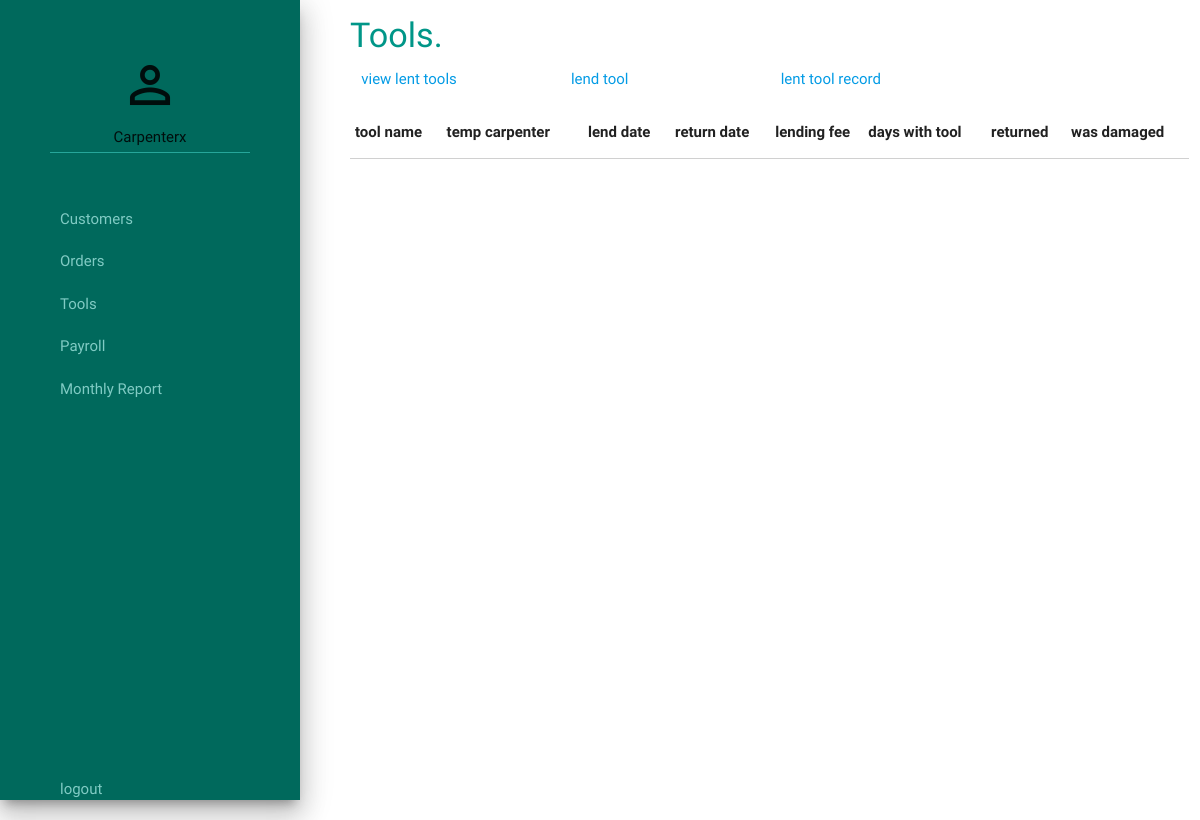
The page /furniture_palace/catalog/fP/lent_tools_record/ (signed in) on the database as committed earlier.
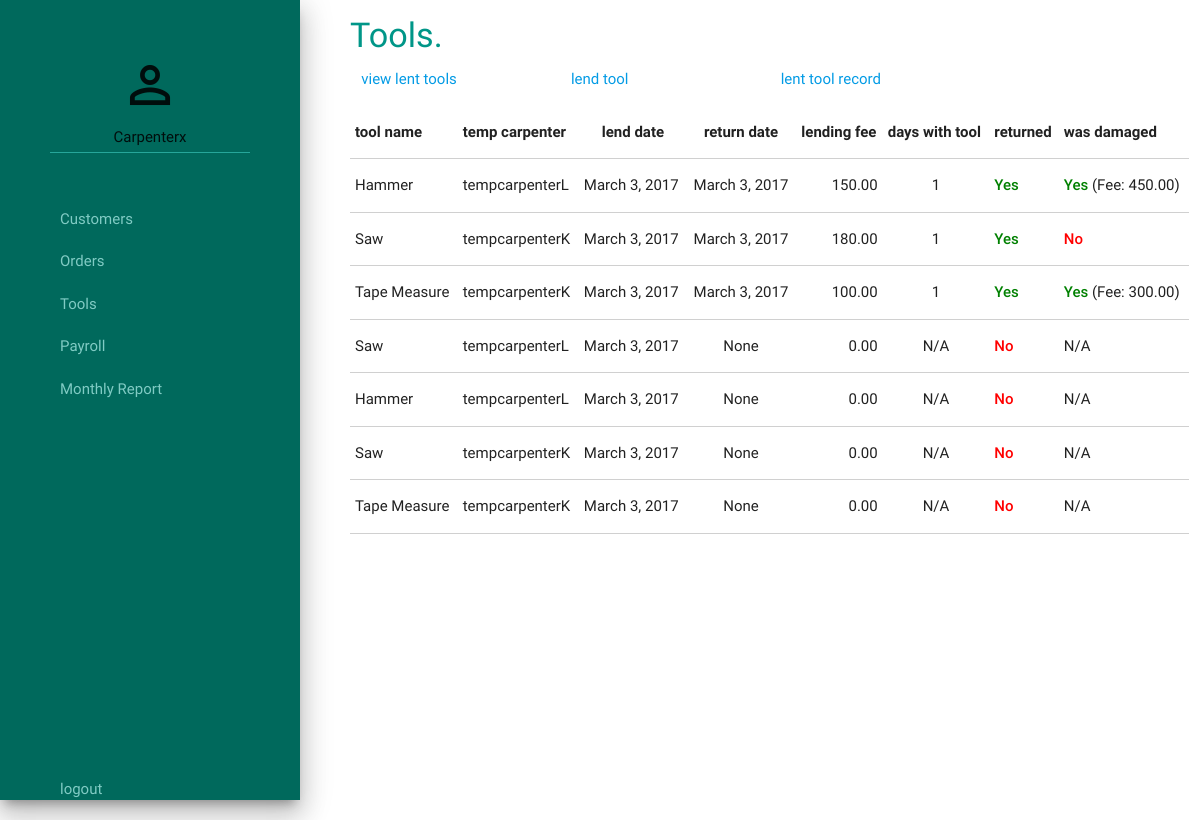
The same page on the database as committed later.
### catalog/models.py (models this page shows, shortened)
class LentTool(models.Model):
    tool = models.ForeignKey(Tool)
    temp_carpenter = models.ForeignKey(TempCarpenter)
    lend_date = models.DateField(auto_now_add=True)
    return_date = models.DateField(null=True)
    days_with_tool = models.IntegerField(null=True)
    lending_fee = models.FloatField(default=0.00)
    returned = models.NullBooleanField()
    was_damaged = models.NullBooleanField()

class Tool(models.Model):
    tool_name = models.CharField(max_length=250)
    lending_rate_per_day = models.FloatField()
    damage_fee = models.FloatField(default=0.00)
    def __str__(self):
        return self.tool_name

### accounts/models.py (models this page shows)
class TempCarpenter(models.Model):
    temp_carpenter_name = models.CharField(max_length=100)
    temp_carpenter_email = models.EmailField(max_length=254)
    def __str__(self):
        return self.temp_carpenter_name

### catalog/views.py (the view)
def show_tools_record(request):
    lent_tools = get_lent_tools_record()
    return render(request, 'catalog/lent_tools_record.html', locals())

### accounts/context_processors.py (called while the page is built)
def username_processor(request):
    username = request.user.username
    return {'username': username}

def furniture_processor(request):
    furniture = Furniture.objects.all()
    return {'furniture': furniture}

### catalog/catalog.py (called while the page is built)
def get_lent_tools_record():
    lent_tools = LentTool.objects.all()
    return lent_tools

### catalog/templates/catalog/lent_tools_record.html
{% extends "./base.html" %}
{% block heading %}
<div class="heading">
    <h4>Tools.</h4>
</div>
{% endblock %}
{% block content%}
<div class="col l12 m12 s12"><p style="color: green">{{ msg }}</p></div>
<table class="highlight bordered responsive">
    <thead>
        <tr>
            <th>tool name</th>
            <th>temp carpenter</th>
            <th style="text-align: center">lend date</th>
            <th style="text-align: center">return date</th>
            <th style="text-align: center">lending fee</th>
            <th>days with tool</th>
            <th>returned</th>
            <th>was damaged</th>
        </tr>
    </thead>
    <tbody>
    {% for lent_tool in lent_tools %}
        <tr>
            <td>{{ lent_tool.tool }}</td>
            <td>{{ lent_tool.temp_carpenter }}</td>
            <td>{{ lent_tool.lend_date }}</td>
            <td style="text-align: center">{{ lent_tool.return_date }}</td>
            <td style="text-align: right">{{ lent_tool.lending_fee|floatformat:2 }}</td>
            <td style="text-align: center">
                {% if lent_tool.days_with_tool is None %}
                    N/A
                {% else %}
                    {{lent_tool.days_with_tool}}
                {% endif %}
            </td>
            <td>
                {% if lent_tool.returned is True %}
                    <strong style="color:green">Yes</strong>
                {% else %}
                    <strong style="color:red">No</strong>
                {% endif %}
            </td>
            <td>
                {% if lent_tool.was_damaged is True %}
                    <strong style="color:green">Yes</strong> (Fee: {{ lent_tool.tool.damage_fee|floatformat:2 }})
                {% elif lent_tool.was_damaged is False %}
                    <strong style="color:red">No</strong>
                {% else %}
                    N/A
                {% endif %}
            </td>
        </tr>
    {% endfor %}
    </tbody>
</table>
{% endblock %}

Rows that differ between the two databases and show on the page:
added LentTool: tool "Hammer", temp_carpenter "tempcarpenterL", lend_date "March 3, 2017", return_date "March 3, 2017", lending_fee "150.00", days_with_tool "1", returned "Yes", tool.damage_fee "450.00"
added LentTool: tool "Saw", temp_carpenter "tempcarpenterK", lend_date "March 3, 2017", return_date "March 3, 2017", lending_fee "180.00", days_with_tool "1", returned "Yes", was_damaged "No"
added LentTool: tool "Tape Measure", temp_carpenter "tempcarpenterK", lend_date "March 3, 2017", return_date "March 3, 2017", lending_fee "100.00", days_with_tool "1", returned "Yes", tool.damage_fee "300.00"
added LentTool: tool "Saw", temp_carpenter "tempcarpenterL", lend_date "March 3, 2017", return_date "None", lending_fee "0.00", shows "N/A"
added LentTool: tool "Hammer", temp_carpenter "tempcarpenterL", lend_date "March 3, 2017", return_date "None", lending_fee "0.00", shows "N/A"
added LentTool: tool "Saw", temp_carpenter "tempcarpenterK", lend_date "March 3, 2017", return_date "None", lending_fee "0.00", shows "N/A"
added LentTool: tool "Tape Measure", temp_carpenter "tempcarpenterK", lend_date "March 3, 2017", return_date "None", lending_fee "0.00", shows "N/A"
